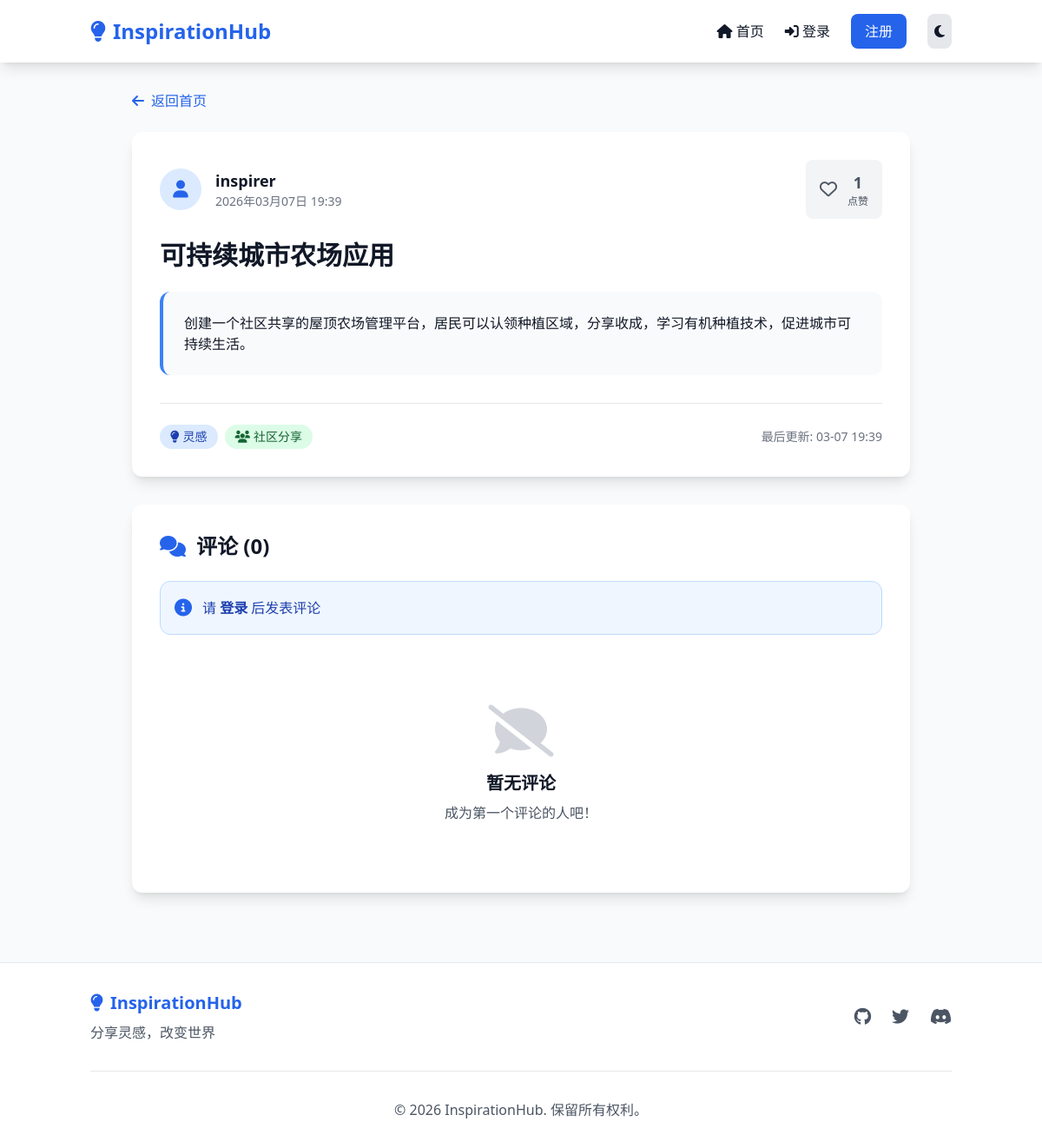
Page /idea/2/ on the committed database.
### ideas/models.py (models this page shows, shortened)
class Idea(models.Model):
    title = models.CharField(max_length=200, verbose_name='标题')
    description = models.TextField(verbose_name='详细描述')
    user = models.ForeignKey(User, on_delete=models.CASCADE, related_name='ideas', verbose_name='作者')
    likes = models.ManyToManyField(User, related_name='liked_ideas', blank=True, verbose_name='点赞用户')
    created_at = models.DateTimeField(default=timezone.now, verbose_name='创建时间')
    updated_at = models.DateTimeField(auto_now=True, verbose_name='更新时间')
    def total_likes(self):
        return self.likes.count()
    class Meta:
        ordering = ['-created_at']
        verbose_name = '灵感'
        verbose_name_plural = '灵感'

### ideas/views.py (the view)
# urls.py: path('idea/<int:pk>/', views.idea_detail, name='idea-detail'),
def idea_detail(request, pk):
    idea = get_object_or_404(Idea, pk=pk)
    comments = idea.comments.all()
    comment_form = CommentForm() if request.user.is_authenticated else None
    user_has_liked = idea.likes.filter(id=request.user.id).exists() if request.user.is_authenticated else False
    context = {
        'idea': idea,
        'comments': comments,
        'comment_form': comment_form,
        'user_has_liked': user_has_liked,
    }
    return render(request, 'ideas/detail.html', context)

### templates/ideas/detail.html (shortened to what this page needs)
{% extends 'base.html' %}
{% load static %}
{% block content %}
<div class="max-w-4xl mx-auto">
    <div class="mb-6">
        <a href="{% url 'home' %}" class="inline-flex items-center text-blue-600 dark:text-blue-400 hover:text-blue-700 dark:hover:text-blue-300 transition-colors">
            <i class="fas fa-arrow-left mr-2"></i>
            <span>返回首页</span>
        </a>
    </div>
    <div class="bg-white dark:bg-gray-800 rounded-xl shadow-lg overflow-hidden mb-8">
        <div class="p-8">
            <div class="flex items-center justify-between mb-6">
                <div class="flex items-center">
                    <div class="w-12 h-12 bg-blue-100 dark:bg-blue-900 rounded-full flex items-center justify-center mr-4">
                        <i class="fas fa-user text-blue-600 dark:text-blue-400 text-xl"></i>
                    </div>
                    <div>
                        <div class="font-semibold text-lg">{{ idea.user.username }}</div>
                        <div class="text-sm text-gray-500 dark:text-gray-400">{{ idea.created_at|date:"Y年m月d日 H:i" }}</div>
                    </div>
                </div>
                <button class="like-btn flex items-center space-x-3 bg-gray-100 dark:bg-gray-700 hover:bg-gray-200 dark:hover:bg-gray-600 px-4 py-3 rounded-lg transition-colors {% if user_has_liked %}text-red-500{% else %}text-gray-600 dark:text-gray-300{% endif %}"
                        data-idea-id="{{ idea.pk }}"
                        {% if not user.is_authenticated %}onclick="alert('请先登录以点赞')"{% endif %}>
                    <i class="{% if user_has_liked %}fas fa-heart{% else %}far fa-heart{% endif %} text-xl"></i>
                    <div class="text-center">
                        <div class="font-bold text-lg like-count">{{ idea.total_likes }}</div>
                        <div class="text-xs">点赞</div>
                    </div>
                </button>
            </div>
            <h1 class="text-3xl font-bold mb-6">{{ idea.title }}</h1>
            <div class="prose dark:prose-invert max-w-none mb-8">
                <div class="bg-gray-50 dark:bg-gray-900 rounded-xl p-6 border-l-4 border-blue-500">
                    {{ idea.description|linebreaks }}
                </div>
            </div>
            <div class="flex items-center justify-between pt-6 border-t border-gray-200 dark:border-gray-700">
                <div class="flex items-center space-x-2">
                    <span class="bg-blue-100 dark:bg-blue-900 text-blue-800 dark:text-blue-200 text-sm px-3 py-1 rounded-full">
                        <i class="fas fa-lightbulb mr-1"></i>灵感
                    </span>
                    <span class="bg-green-100 dark:bg-green-900 text-green-800 dark:text-green-200 text-sm px-3 py-1 rounded-full">
                        <i class="fas fa-users mr-1"></i>社区分享
                    </span>
                </div>
                <div class="text-sm text-gray-500 dark:text-gray-400">
                    最后更新: {{ idea.updated_at|date:"m-d H:i" }}
                </div>
            </div>
        </div>
    </div>
    <div id="comments" class="bg-white dark:bg-gray-800 rounded-xl shadow-lg overflow-hidden">
        <div class="p-8">
            <h2 class="text-2xl font-bold mb-6 flex items-center">
                <i class="fas fa-comments mr-3 text-blue-600 dark:text-blue-400"></i>
                评论 ({{ comments.count }})
            </h2>
            {% if user.is_authenticated %}
            <div class="mb-8 p-6 bg-gray-50 dark:bg-gray-900 rounded-xl">
                <form method="POST" action="{% url 'add-comment' idea.pk %}">
                    {% csrf_token %}
                    <div class="mb-4">
                        <label for="{{ comment_form.content.id_for_label }}" class="block text-sm font-medium text-gray-700 dark:text-gray-300 mb-2">发表评论</label>
                        {{ comment_form.content }}
                    </div>
                    <div class="flex justify-end">
                        <button type="submit" class="bg-blue-600 hover:bg-blue-700 text-white px-6 py-3 rounded-lg font-semibold transition-colors flex items-center space-x-2">
                            <i class="fas fa-paper-plane"></i>
                            <span>发布评论</span>
                        </button>
                    </div>
                </form>
            </div>
            {% else %}
            <div class="bg-blue-50 dark:bg-blue-900/20 border border-blue-200 dark:border-blue-800 rounded-xl p-4 mb-8">
                <div class="flex items-center">
                    <i class="fas fa-info-circle text-blue-600 dark:text-blue-400 text-xl mr-3"></i>
                    <p class="text-blue-800 dark:text-blue-300">
                        请 <a href="{% url 'login' %}" class="font-semibold hover:underline">登录</a> 后发表评论
                    </p>
                </div>
            </div>
            {% endif %}
            <div class="space-y-6">
                {% for comment in comments %}
                <div class="border border-gray-200 dark:border-gray-700 rounded-xl p-6 hover:border-gray-300 dark:hover:border-gray-600 transition-colors">
                    <div class="flex items-start mb-4">
                        <div class="w-10 h-10 bg-green-100 dark:bg-green-900 rounded-full flex items-center justify-center mr-3 flex-shrink-0">
                            <i class="fas fa-user text-green-600 dark:text-green-400"></i>
                        </div>
                        <div class="flex-1">
                            <div class="flex justify-between items-start">
                                <div>
                                    <div class="font-semibold">{{ comment.user.username }}</div>
                                    <div class="text-sm text-gray-500 dark:text-gray-400">{{ comment.created_at|date:"Y-m-d H:i" }}</div>
                                </div>
                                {% if comment.user == user %}
                                <span class="bg-blue-100 dark:bg-blue-900 text-blue-800 dark:text-blue-200 text-xs px-2 py-1 rounded">您</span>
                                {% endif %}
                            </div>
                        </div>
                    </div>
                    <div class="pl-13">
                        <p class="text-gray-700 dark:text-gray-300">{{ comment.content|linebreaks }}</p>
                    </div>
                </div>
                {% empty %}
                <div class="text-center py-12">
                    <div class="text-6xl text-gray-300 dark:text-gray-700 mb-4">
                        <i class="fas fa-comment-slash"></i>
                    </div>
                    <h3 class="text-xl font-semibold mb-2">暂无评论</h3>
                    <p class="text-gray-600 dark:text-gray-400">成为第一个评论的人吧！</p>
                </div>
                {% endfor %}
            </div>
        </div>
    </div>
</div>
{% endblock %}

### rows in the picture
Idea: user.username "inspirer", created_at "2026年03月07日 19:39", total_likes "1", title "可持续城市农场应用", description "创建一个社区共享的屋顶农场管理平台，居民可以认领种植区域，分享收成，学习有机种植技术，促进城市可持续生活。", updated_at "03-07 19:39", count "0"
